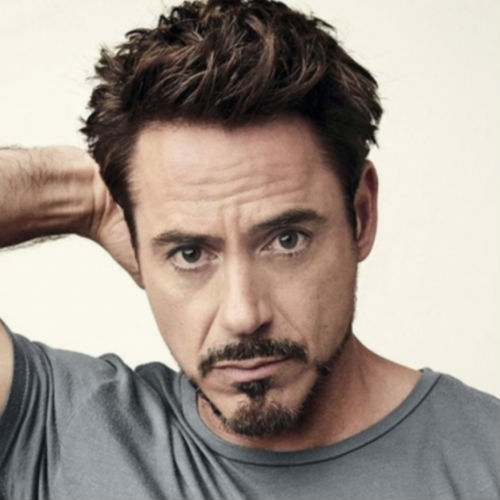
#> input picture Image Processing/code/face2.jpg, 500 x 500 px
$ jupyter execute face_preprocessing.ipynb
#> lines starting #> are read from the running program, lines starting #| are printed output that depends on the picture; after the words box and inside, x2 and y2 are one past the last pixel; in counts of white or black regions, pixels touching at a corner belong together
[cell 1]
import numpy as np
import cv2
from matplotlib import pyplot as plt

[cell 2]
# Load in color image for face detection
image = cv2.imread('face2.jpg')
#> image is the input picture: shape (500, 500, 3); mean B, G, R 141.2, 150, 161.3
# Convert the image to RGB colorspace
image_rgb = cv2.cvtColor(image, cv2.COLOR_BGR2RGB)

# Display the image with the bounding boxes
fig = plt.figure(figsize = (8,8))
axl = fig.add_subplot(111)
axl.set_xticks([])
axl.set_yticks([])
axl.imshow(image_rgb)

[cell 3]
# Convert the image to gray
gray_image = cv2.cvtColor(image, cv2.COLOR_BGR2GRAY)
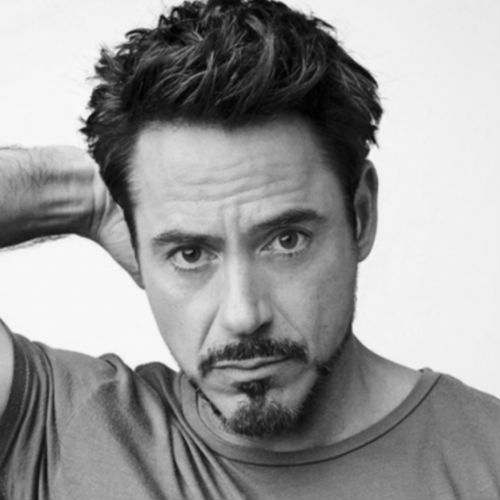
#> gray_image: shape (500, 500); min 0, max 253, mean 152.4

[cell 4]
# Detect faces in the image using pre-trained face dectector
face_cascade = cv2.CascadeClassifier('C:/Python/Lib/site-packages/cv2/data/haarcascade_frontalface_default.xml')
eye_cascade = cv2.CascadeClassifier('C:/Python/Lib/site-packages/cv2/data/haarcascade_eye.xml')
faces = face_cascade.detectMultiScale(gray_image, 1.25, 5)
#> faces = [[93, 133, 297, 297]]

# Print number of faces found
print('Number of faces detected:', len(faces))
#| Number of faces detected: 1

# Get the bounding box for each detected face
for f in faces:
    x, y, w, h = [ v for v in f ]
    cv2.rectangle(image, (x,y), (x+w, y+h), (255,0,0), 3)
    # Define the region of interest in the image
    roi_gray = gray_image[y:y+h, x:x+w]
    roi_color = image[y:y+h, x:x+w]
    eyes = eye_cascade.detectMultiScale(roi_gray)
    for (ex,ey,ew,eh) in eyes:
        cv2.rectangle(roi_color,(ex,ey),(ex+ew,ey+eh),(0,255,0),2)
#> this loop made 1 pass
#> (x, y, w, h, eyes) on pass 1: (93, 133, 297, 297, [[64, 93, 57, 57], [156, 76, 64, 64]])
#> pass 1, `roi_gray = gray_image[y:y+h, x:x+w]`:
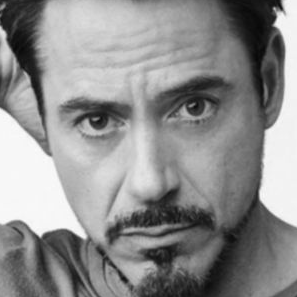
#> roi_gray: shape (297, 297); min 7, max 252, mean 141.9
#> pass 1, `roi_color = image[y:y+h, x:x+w]`:
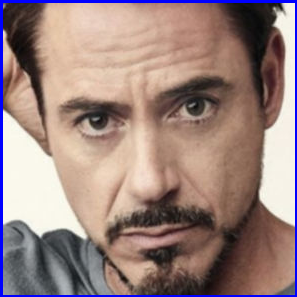
#> roi_color: shape (297, 297, 3); mean B, G, R 127.2, 131.5, 154.6
#> after the loop:
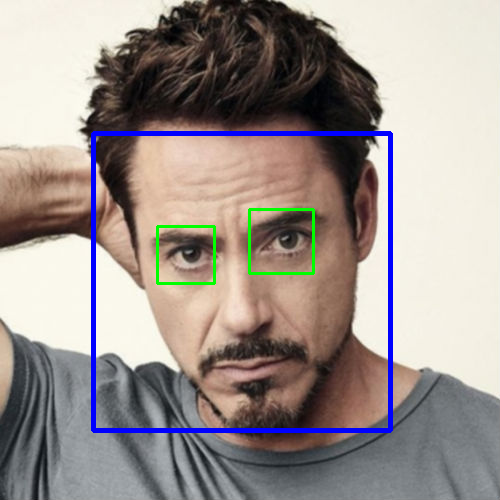
#> image: shape (500, 500, 3); 2.95% of pixels changed, all inside (x1, y1, x2, y2) = (91, 131, 393, 433)
#> after the loop:
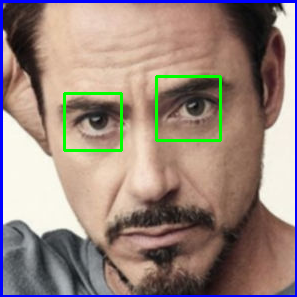
#> roi_color: shape (297, 297, 3); 1.64% of pixels changed, all inside (x1, y1, x2, y2) = (63, 75, 222, 152)

# Display the face crops
fig = plt.figure(figsize = (6,6))
axl = fig.add_subplot(111)
axl.set_xticks([])
axl.set_yticks([])
axl.imshow(image)

[cell 5]
# Load in color image for face detection
image = cv2.imread('face2.jpg')
# Convert the image to gray
gray_image = cv2.cvtColor(image, cv2.COLOR_BGR2GRAY)

# Detect faces in the image using pre-trained face dectector
face_cascade = cv2.CascadeClassifier('C:/Python/Lib/site-packages/cv2/data/haarcascade_frontalface_default.xml')
eye_cascade = cv2.CascadeClassifier('C:/Python/Lib/site-packages/cv2/data/haarcascade_eye.xml')
faces = face_cascade.detectMultiScale(gray_image, 1.25, 5)

# Print number of faces found
print('Number of faces detected:', len(faces))
#| Number of faces detected: 1

# Get the bounding box for each detected face
for f in faces:
    x, y, w, h = [ v for v in f ]
    cv2.rectangle(image, (x,y), (x+w, y+h), (255,0,0), 3)
    # Define the region of interest in the image
    face_crop = gray_image[y:y+h, x:x+w]
    eyes = eye_cascade.detectMultiScale(face_crop)
    for (ex,ey,ew,eh) in eyes:
        cv2.rectangle(face_crop,(ex,ey),(ex+ew,ey+eh),(0,255,0),2)
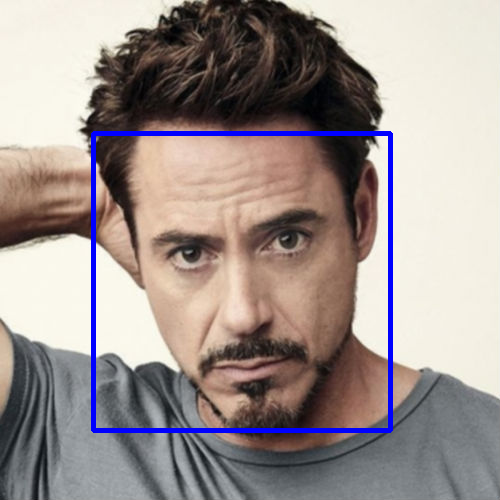
#> image: shape (500, 500, 3); 2.37% of pixels changed, all inside (x1, y1, x2, y2) = (91, 131, 393, 433)

# Display the face crops
cv2.imshow('Gray image', face_crop)
cv2.waitKey(0)
cv2.destroyAllWindows()
